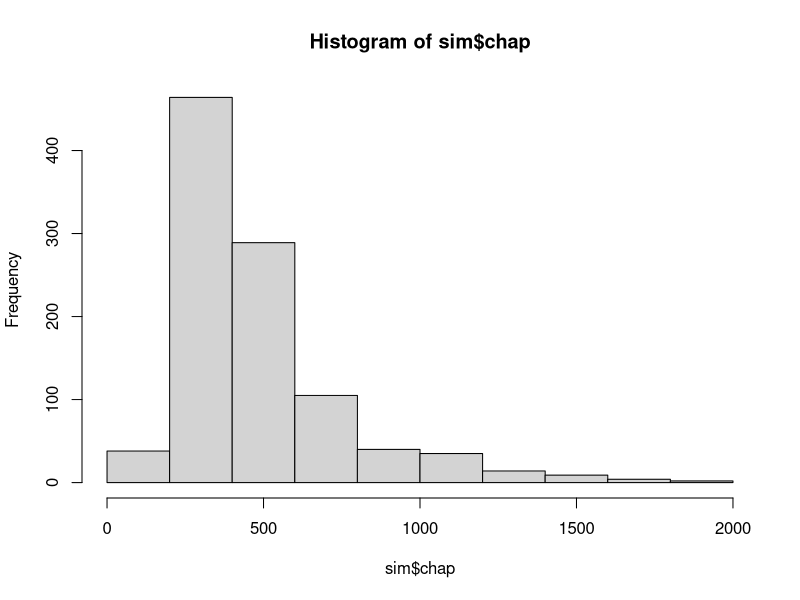
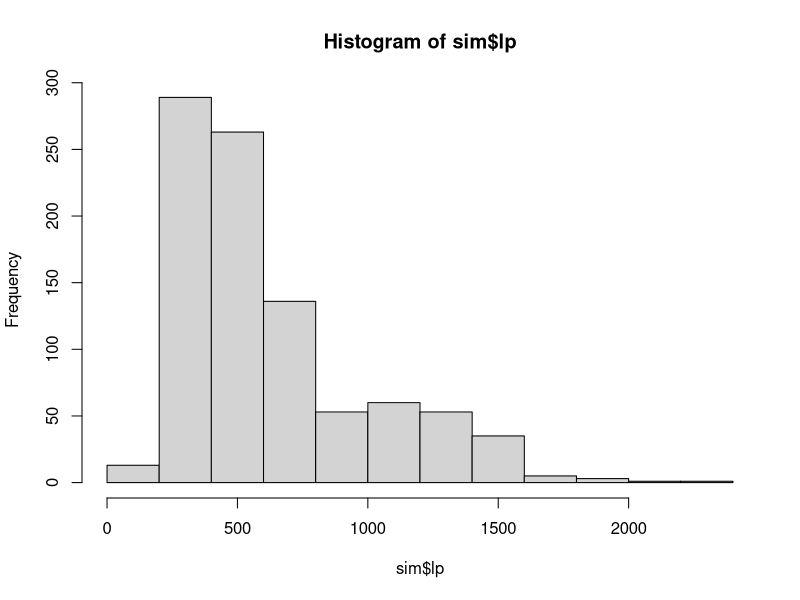

These charts were generated, in order, by the following R code:
# Mark Recapture Simulation 
# To look at the consequences of different types of bias during one or both capture events
# and coverage probability of different types of confidence intervals

library(tidyverse)


#==== Stage 1: Create fish population and mark them 

mark_fish <- function(N, bias = "random", bias_amt = c(.5,.2)){
  
  # if bias criteria is met, the fish is tagged with probability bias[1], else prob is bias[2]
  # N is size of the entire fish population
  # Lengths are skewed
  
  # initialize population: locations and lengths

  x <- runif(n=N, min = 0, max = 1)
  y <- runif(n=N, min = 0, max = 1)
  lengths <- rgamma(n = N, shape = 5, scale = 50)
  
  
  # each row in fish_pop is a fish in the lake

  fish_pop <- data.frame(lengths, x, y)
  
  
  
  # potentially biased tagging stage
  # a tagged column will determine whether it was caught during initial tagging event
  
  # if all fish have equal probability of being captured
  if (bias == "random"){
  
    # size is the number of trials, so below is N iid bernoulli outcomes
    fish_pop$M <- rbinom(n = N, size = 1, p = bias_amt[2])
  
    
  # if which half of the lake the fish is in changes capture prob
  } else if (bias == "geo_bias") {
    
    num_true <- sum(fish_pop$y >= .5)
    num_false <- N-num_true
    
    fish_pop$M <- ifelse(test = fish_pop$y >= .5,
                              yes = rbinom(n = num_true, size = 1,p = bias_amt[1]),
                              no = rbinom(n = num_false, size = 1, p = bias_amt[2]))
    
  # if size influences capture prob
  } else if (bias == "size_bias"){
    
    num_true <- sum(fish_pop$length >= 375)
    num_false <- N-num_true
    
    fish_pop$M <- ifelse(test = fish_pop$length >= 375,
                              yes = rbinom(n = num_true, size = 1, p = bias_amt[1]),
                              no = rbinom(n = num_false ,size = 1, p = bias_amt[2]))
  }
  
  return(fish_pop)
  
  }



# ==== Stage 2: Recapture event 

recap_fish <- function(marked_pop, bias = "random", bias_amt = c(.5,.2)){
  
  N <- length(marked_pop$y)
  
  if (bias == "random"){
    
    marked_pop$C <- rbinom(n = N, size = 1, bias_amt[2])
    
    
  } else if (bias == "geo_bias") {
    
    # ============= make a function to wrap these three lines ===============
    num_true <- sum(marked_pop$y >= .5)
    num_false <- N-num_true
    
    marked_pop$C <- ifelse(test = marked_pop$y >= .5,
                               yes = rbinom(n = num_true, size = 1, p = bias_amt[1]),
                               no = rbinom(n = num_false, size = 1, p = bias_amt[2]))
    
    
  } else if (bias == "size_bias"){
    
    num_true <- sum(marked_pop$length >= 375)
    num_false <- N-num_true
    
    marked_pop$C <- ifelse(test = marked_pop$length >= 375,
                               yes = rbinom(n = num_true, size = 1, bias_amt[1]),
                               no = rbinom(n = num_false, size = 1, bias_amt[2]))
    
  }
  
  marked_pop$R <- ((marked_pop$M == 1) & (marked_pop$C == 1))
  return(marked_pop)
}
    
     
     

     
     
# left off: fringe cases for phat and m on pg 63 of seber
# employ different techniques depending on scenario and compare
    
run_sim <- function(num_sims = 1000,
                    pop_size_per_sim = 1000,
                    event1bias = "random",
                    event2bias = "random",
                    bias_amt1 = c(.5,.2),
                    bias_amt2 = c(.5,.2)){
  
  
  estimates <- data.frame(pop = rep(pop_size_per_sim, times = num_sims))
  i <- 1
  
  while (i <= num_sims){
    
  
    out <- mark_fish(pop_size_per_sim, bias = event1bias, bias_amt = bias_amt1) %>% recap_fish(bias = event2bias, bias_amt = bias_amt2)
    
    estimates$M[i] <- sum(out$M)
    estimates$C[i] <- sum(out$C)
    estimates$R[i] <- sum(out$R)
   
    lp <- (estimates$M[i]*estimates$C[i])/estimates$R[i]
    chap <- (estimates$M[i] + 1)*(estimates$C[i] + 1)/(estimates$R[i] + 1)
    
    estimates$lp[i] <- lp
    estimates$chap[i] <- chap
     
    # variance of 1/lp from Ricker 1975 pg 78
    estimates$inv_lp[i] <- 1/estimates$lp[i]
    estimates$var_inv_lp[i] <- (estimates$R[i]*(estimates$C[i]-estimates$R[i]))/(estimates$M[i]^2*estimates$C[i]^3)
    
    estimates$z_lower[i] <- 1/(estimates$inv_lp[i] - 1.96*sqrt(estimates$var_inv_lp[i]))
    estimates$z_upper[i] <- 1/(estimates$inv_lp[i] + 1.96*sqrt(estimates$var_inv_lp[i]))
    
    # source for pois interval http://ms.mcmaster.ca/peter/s743/poissonalpha.html
    # Find interval for R, then use it in lp estimate for N
    estimates$pois_lower[i] <- (estimates$C[i]*estimates$M[i])/(qchisq(0.975, 2*estimates$R[i])/2)
    estimates$pois_upper[i] <- (estimates$C[i]*estimates$M[i])/(qchisq(0.025, 2*estimates$R[i])/2)
    
    
    i <- i+1
  }
  
  return(as_tibble(estimates))
}


sim <- run_sim(num_sims = 1000, pop_size_per_sim = 500, bias_amt1 = c(0,.1), bias_amt2 = c(0,.05))    

sim <- sim %>% mutate(z_yes = (pop >= z_upper& pop <= z_lower), pois_yes = (pop >= pois_lower & pop <= pois_upper) )


sum(sim$z_yes/length(sim$z_yes))
sum(sim$pois_yes/length(sim$pois_yes))

mean(sim$R)
sim

hist(sim$chap)
hist(sim$lp)
